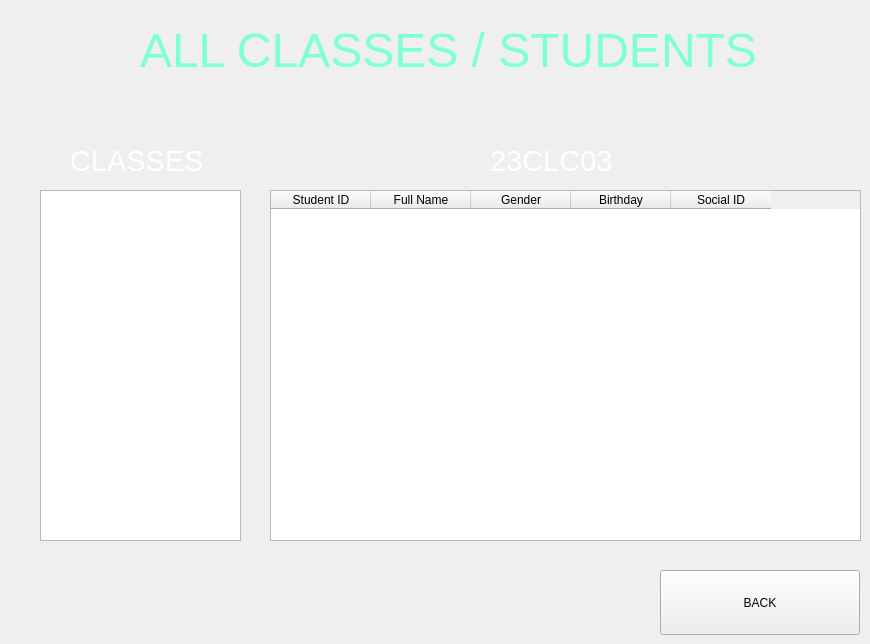
          <widget class="QWidget" name="AdAllClasses">
           <widget class="QLabel" name="lb_allClasses">
            <property name="geometry">
             <rect>
              <x>60</x>
              <y>10</y>
              <width>777</width>
              <height>80</height>
             </rect>
            </property>
            <property name="font">
             <font>
              <pointsize>36</pointsize>
             </font>
            </property>
            <property name="styleSheet">
             <string notr="true">color: #7FFFD4;</string>
            </property>
            <property name="text">
             <string>ALL CLASSES / STUDENTS</string>
            </property>
            <property name="alignment">
             <set>Qt::AlignCenter</set>
            </property>
           </widget>
           <widget class="QListWidget" name="list_classes_2">
            <property name="geometry">
             <rect>
              <x>40</x>
              <y>190</y>
              <width>201</width>
              <height>351</height>
             </rect>
            </property>
            <property name="font">
             <font>
              <pointsize>22</pointsize>
             </font>
            </property>
           </widget>
           <widget class="QTableWidget" name="table_student">
            <property name="geometry">
             <rect>
              <x>270</x>
              <y>190</y>
              <width>591</width>
              <height>351</height>
             </rect>
            </property>
            <column>
             <property name="text">
              <string>Student ID</string>
             </property>
            </column>
            <column>
             <property name="text">
              <string>Full Name</string>
             </property>
            </column>
            <column>
             <property name="text">
              <string>Gender</string>
             </property>
            </column>
            <column>
             <property name="text">
              <string>Birthday</string>
             </property>
            </column>
            <column>
             <property name="text">
              <string>Social ID</string>
             </property>
            </column>
           </widget>
           <widget class="QLabel" name="lb_curClass">
            <property name="geometry">
             <rect>
              <x>490</x>
              <y>140</y>
              <width>151</width>
              <height>41</height>
             </rect>
            </property>
            <property name="font">
             <font>
              <pointsize>22</pointsize>
             </font>
            </property>
            <property name="styleSheet">
             <string notr="true">color:white;
</string>
            </property>
            <property name="text">
             <string>23CLC03</string>
            </property>
           </widget>
           <widget class="QLabel" name="lb_class">
            <property name="geometry">
             <rect>
              <x>70</x>
              <y>140</y>
              <width>151</width>
              <height>41</height>
             </rect>
            </property>
            <property name="font">
             <font>
              <pointsize>22</pointsize>
             </font>
            </property>
            <property name="styleSheet">
             <string notr="true">color:white;
</string>
            </property>
            <property name="text">
             <string>CLASSES</string>
            </property>
           </widget>
           <widget class="QPushButton" name="pushButton">
            <property name="geometry">
             <rect>
              <x>660</x>
              <y>570</y>
              <width>200</width>
              <height>65</height>
             </rect>
            </property>
            <property name="minimumSize">
             <size>
              <width>200</width>
              <height>65</height>
             </size>
            </property>
            <property name="maximumSize">
             <size>
              <width>200</width>
              <height>65</height>
             </size>
            </property>
            <property name="text">
             <string>BACK</string>
            </property>
           </widget>
          </widget>
